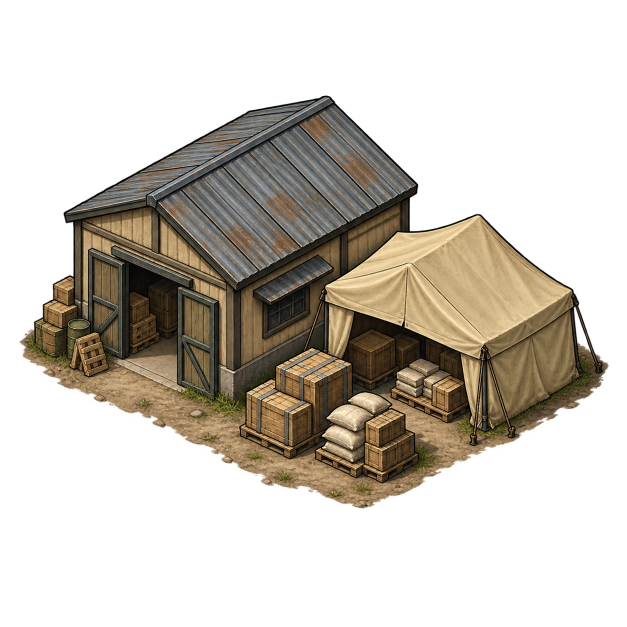
#> input picture Art/reference/v1.6.6-concepts/facility_relief_supply_center_candidate_v1.png, 1254 x 1254 px (shown at 1/2 size)
$ python build-v166-assets.py
#> lines starting #> are read from the running program, lines starting #| are printed output that depends on the picture
"""Resize the user-approved v1.6.6 original for the shared board registry."""
from pathlib import Path
from PIL import Image
root = Path(__file__).resolve().parents[1]
source = root / 'Art/reference/v1.6.6-concepts/facility_relief_supply_center_candidate_v1.png'
target = root / 'public/assets/board/facilities/facility_relief_supply_center.png'
Image.open(source).convert('RGBA').resize((256, 256), Image.Resampling.LANCZOS).save(target, optimize=True)
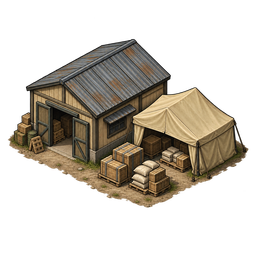
#> saved as facility_relief_supply_center.png: PIL image 256x256 RGBA; mean R, G, B, A 45.2, 38.9, 29.4, 93.9; transparent parts drawn white
#> (the run stopped early here; a loop or call above may not have finished)

$ run again, with Art/reference/v1.3.1-zombie-concepts/horde_zombie_original_concept.png copied over Art/reference/v1.6.6-concepts/facility_relief_supply_center_candidate_v1.png
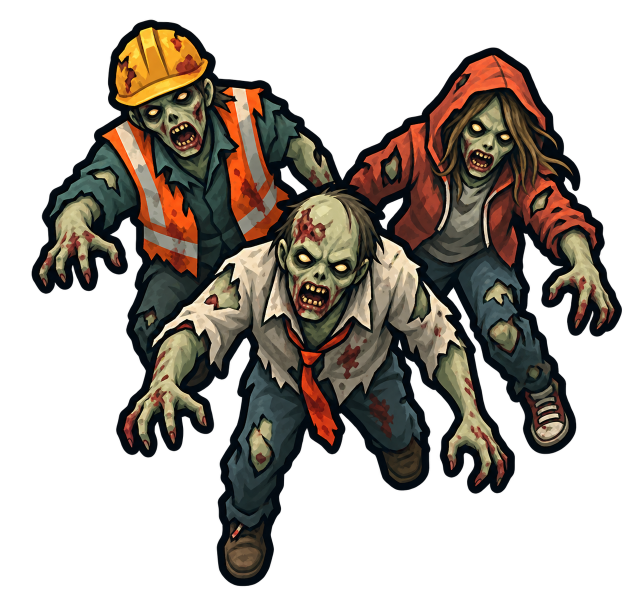
#> input picture Art/reference/v1.3.1-zombie-concepts/horde_zombie_original_concept.png, 1287 x 1222 px (shown at 1/2 size)
#> `Image.open(source).convert('RGBA').resize((256, 256), Image.Resampling..`:
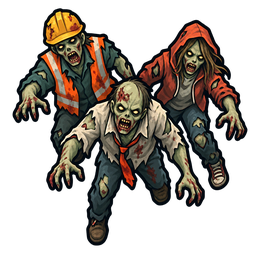
#> saved as facility_relief_supply_center.png: PIL image 256x256 RGBA; mean R, G, B, A 37.3, 30.4, 23.8, 112.7; transparent parts drawn white

$ run again, with Art/reference/v1.3.1-zombie-concepts/horde_zombie_swarm_source.png copied over Art/reference/v1.6.6-concepts/facility_relief_supply_center_candidate_v1.png
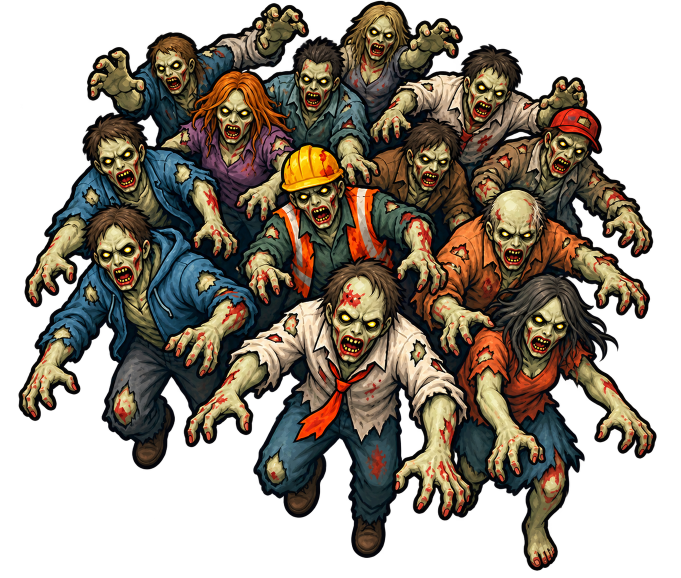
#> input picture Art/reference/v1.3.1-zombie-concepts/horde_zombie_swarm_source.png, 1362 x 1155 px (shown at 1/2 size)
#> `Image.open(source).convert('RGBA').resize((256, 256), Image.Resampling..`:
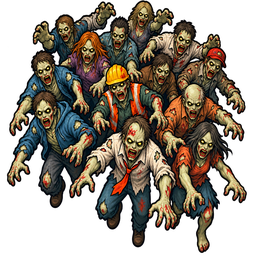
#> saved as facility_relief_supply_center.png: PIL image 256x256 RGBA; mean R, G, B, A 54.3, 45.4, 34.2, 148.6; transparent parts drawn white
